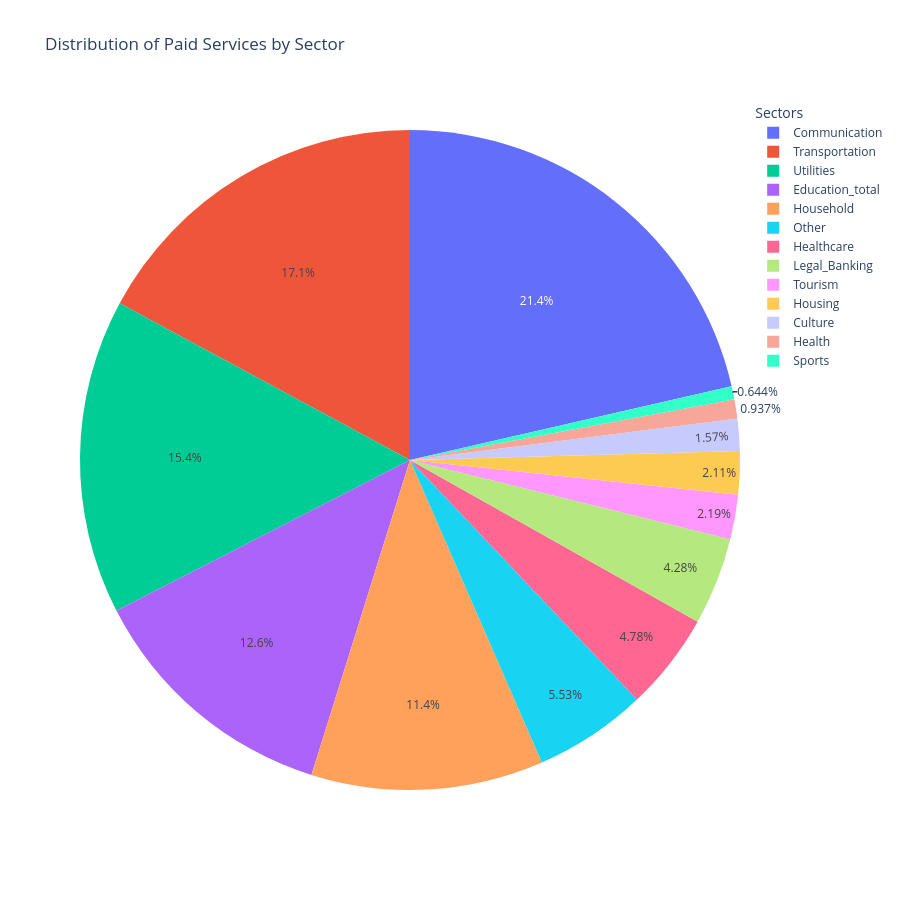

This figure's notebook cell:
### Code cell
# Creating the pie chart for distribution
sector_totals = df[sector_cols].sum()
graph = px.pie(
    values=sector_totals.values, 
    names=sector_totals.index, 
    title='Distribution of Paid Services by Sector',
    width=900, 
    height=900
)
graph.update_layout(legend_title_text='Sectors')
graph.show()

### Figure 1 — Plotly figure (JSON) as saved in the notebook; plotly's stock layout.template omitted (floating-point values rounded to 4 significant figures)
{"data": [{"domain": {"x": [0, 1], "y": [0, 1]}, "hovertemplate": "label=%{label}<br>value=%{value}<extra></extra>", "labels": ["Household", "Transportation", "Communication", "Housing", "Utilities", "Culture", "Tourism", "Sports", "Healthcare", "Health", "Legal_Banking", "Education_total", "Other"], "legendgroup": "", "name": "", "showlegend": true, "type": "pie", "values": [15070000.0, 22680000.0, 28380000.0, 2799000.0, 20460000.0, 2078000.0, 2902000.0, 853000.0, 6330000.0, 1242000.0, 5677000.0, 16720000.0, 7329000.0]}], "layout": {"height": 900, "legend": {"title": {"text": "Sectors"}, "tracegroupgap": 0}, "title": {"text": "Distribution of Paid Services by Sector"}, "width": 900}}
